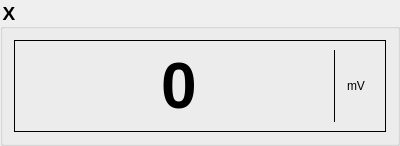
            <widget class="QGroupBox" name="GroupX">
             <property name="minimumSize">
              <size>
               <width>400</width>
               <height>0</height>
              </size>
             </property>
             <property name="maximumSize">
              <size>
               <width>400</width>
               <height>16777215</height>
              </size>
             </property>
             <property name="font">
              <font>
               <family>Arial</family>
               <pointsize>14</pointsize>
               <weight>75</weight>
               <bold>true</bold>
              </font>
             </property>
             <property name="styleSheet">
              <string notr="true">color: rgb(0, 0, 0);</string>
             </property>
             <property name="title">
              <string>X</string>
             </property>
             <property name="flat">
              <bool>true</bool>
             </property>
             <layout class="QHBoxLayout" name="horizontalLayout_13">
              <item>
               <widget class="QFrame" name="FrameX">
                <property name="minimumSize">
                 <size>
                  <width>200</width>
                  <height>0</height>
                 </size>
                </property>
                <property name="frameShape">
                 <enum>QFrame::Box</enum>
                </property>
                <property name="frameShadow">
                 <enum>QFrame::Plain</enum>
                </property>
                <layout class="QHBoxLayout" name="horizontalLayout_14">
                 <item>
                  <layout class="QVBoxLayout" name="verticalLayout">
                   <item>
                    <layout class="QHBoxLayout" name="horizontalLayout_2">
                     <property name="spacing">
                      <number>0</number>
                     </property>
                     <property name="sizeConstraint">
                      <enum>QLayout::SetDefaultConstraint</enum>
                     </property>
                     <item>
                      <spacer name="horizontalSpacer_2">
                       <property name="orientation">
                        <enum>Qt::Horizontal</enum>
                       </property>
                       <property name="sizeHint" stdset="0">
                        <size>
                         <width>40</width>
                         <height>20</height>
                        </size>
                       </property>
                      </spacer>
                     </item>
                     <item>
                      <spacer name="horizontalSpacer_6">
                       <property name="orientation">
                        <enum>Qt::Horizontal</enum>
                       </property>
                       <property name="sizeHint" stdset="0">
                        <size>
                         <width>40</width>
                         <height>20</height>
                        </size>
                       </property>
                      </spacer>
                     </item>
                     <item>
                      <spacer name="horizontalSpacer_7">
                       <property name="orientation">
                        <enum>Qt::Horizontal</enum>
                       </property>
                       <property name="sizeHint" stdset="0">
                        <size>
                         <width>40</width>
                         <height>20</height>
                        </size>
                       </property>
                      </spacer>
                     </item>
                     <item>
                      <widget class="QLabel" name="X_VAL">
                       <property name="sizePolicy">
                        <sizepolicy hsizetype="Fixed" vsizetype="Preferred">
                         <horstretch>0</horstretch>
                         <verstretch>0</verstretch>
                        </sizepolicy>
                       </property>
                       <property name="font">
                        <font>
                         <family>Arial</family>
                         <pointsize>48</pointsize>
                         <weight>75</weight>
                         <bold>true</bold>
                        </font>
                       </property>
                       <property name="styleSheet">
                        <string notr="true">background-color: rgba(255, 255, 255, 0);</string>
                       </property>
                       <property name="frameShape">
                        <enum>QFrame::NoFrame</enum>
                       </property>
                       <property name="frameShadow">
                        <enum>QFrame::Plain</enum>
                       </property>
                       <property name="text">
                        <string>0</string>
                       </property>
                      </widget>
                     </item>
                     <item>
                      <spacer name="horizontalSpacer_8">
                       <property name="orientation">
                        <enum>Qt::Horizontal</enum>
                       </property>
                       <property name="sizeHint" stdset="0">
                        <size>
                         <width>40</width>
                         <height>20</height>
                        </size>
                       </property>
                      </spacer>
                     </item>
                     <item>
                      <spacer name="horizontalSpacer">
                       <property name="orientation">
                        <enum>Qt::Horizontal</enum>
                       </property>
                       <property name="sizeHint" stdset="0">
                        <size>
                         <width>40</width>
                         <height>20</height>
                        </size>
                       </property>
                      </spacer>
                     </item>
                     <item>
                      <spacer name="horizontalSpacer_5">
                       <property name="orientation">
                        <enum>Qt::Horizontal</enum>
                       </property>
                       <property name="sizeHint" stdset="0">
                        <size>
                         <width>40</width>
                         <height>20</height>
                        </size>
                       </property>
                      </spacer>
                     </item>
                     <item>
                      <widget class="Line" name="line">
                       <property name="frameShadow">
                        <enum>QFrame::Plain</enum>
                       </property>
                       <property name="orientation">
                        <enum>Qt::Vertical</enum>
                       </property>
                      </widget>
                     </item>
                     <item>
                      <widget class="QLabel" name="X_UNIT">
                       <property name="sizePolicy">
                        <sizepolicy hsizetype="Fixed" vsizetype="Preferred">
                         <horstretch>0</horstretch>
                         <verstretch>0</verstretch>
                        </sizepolicy>
                       </property>
                       <property name="minimumSize">
                        <size>
                         <width>40</width>
                         <height>0</height>
                        </size>
                       </property>
                       <property name="baseSize">
                        <size>
                         <width>0</width>
                         <height>0</height>
                        </size>
                       </property>
                       <property name="font">
                        <font>
                         <family>Arial</family>
                        </font>
                       </property>
                       <property name="styleSheet">
                        <string notr="true">background-color: rgba(255, 255, 255, 0);</string>
                       </property>
                       <property name="frameShape">
                        <enum>QFrame::NoFrame</enum>
                       </property>
                       <property name="text">
                        <string>mV</string>
                       </property>
                       <property name="textFormat">
                        <enum>Qt::PlainText</enum>
                       </property>
                       <property name="alignment">
                        <set>Qt::AlignCenter</set>
                       </property>
                       <property name="wordWrap">
                        <bool>false</bool>
                       </property>
                      </widget>
                     </item>
                    </layout>
                   </item>
                  </layout>
                 </item>
                </layout>
               </widget>
              </item>
             </layout>
            </widget>
